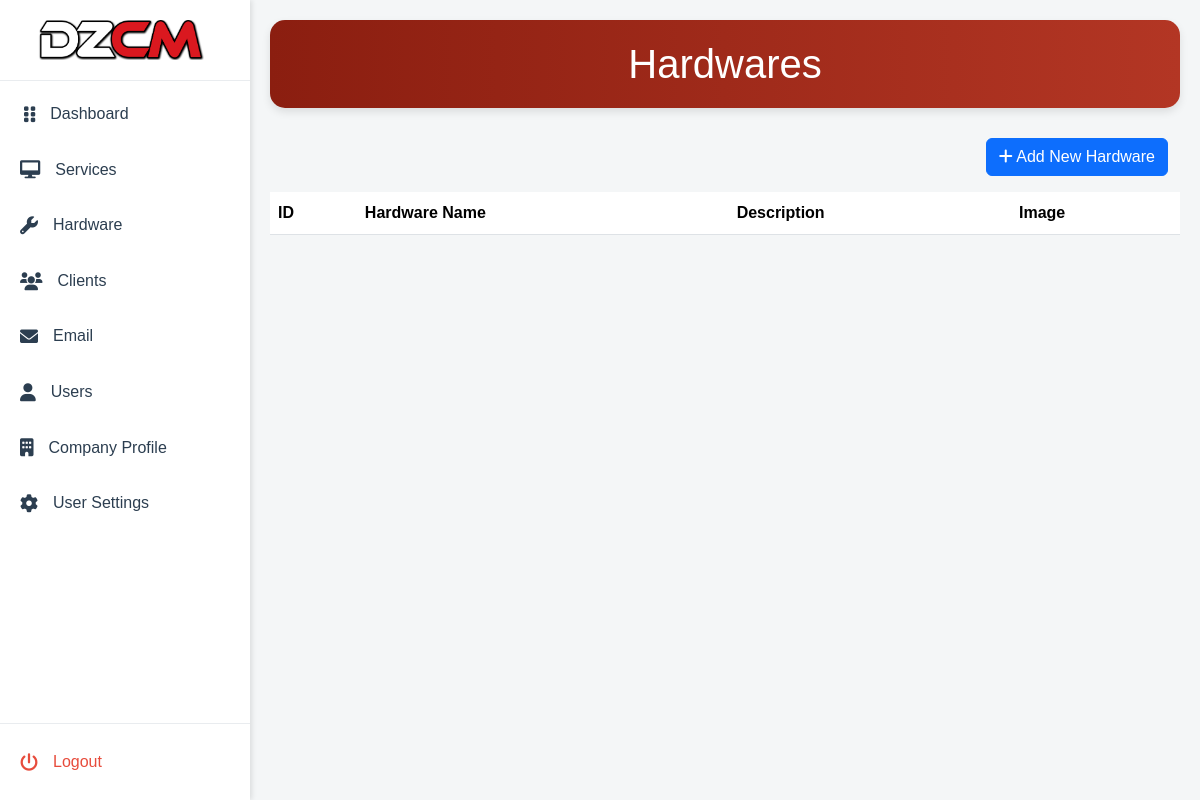
Before: /Admin/index.php?page=hardware (signed in) with the older database file.
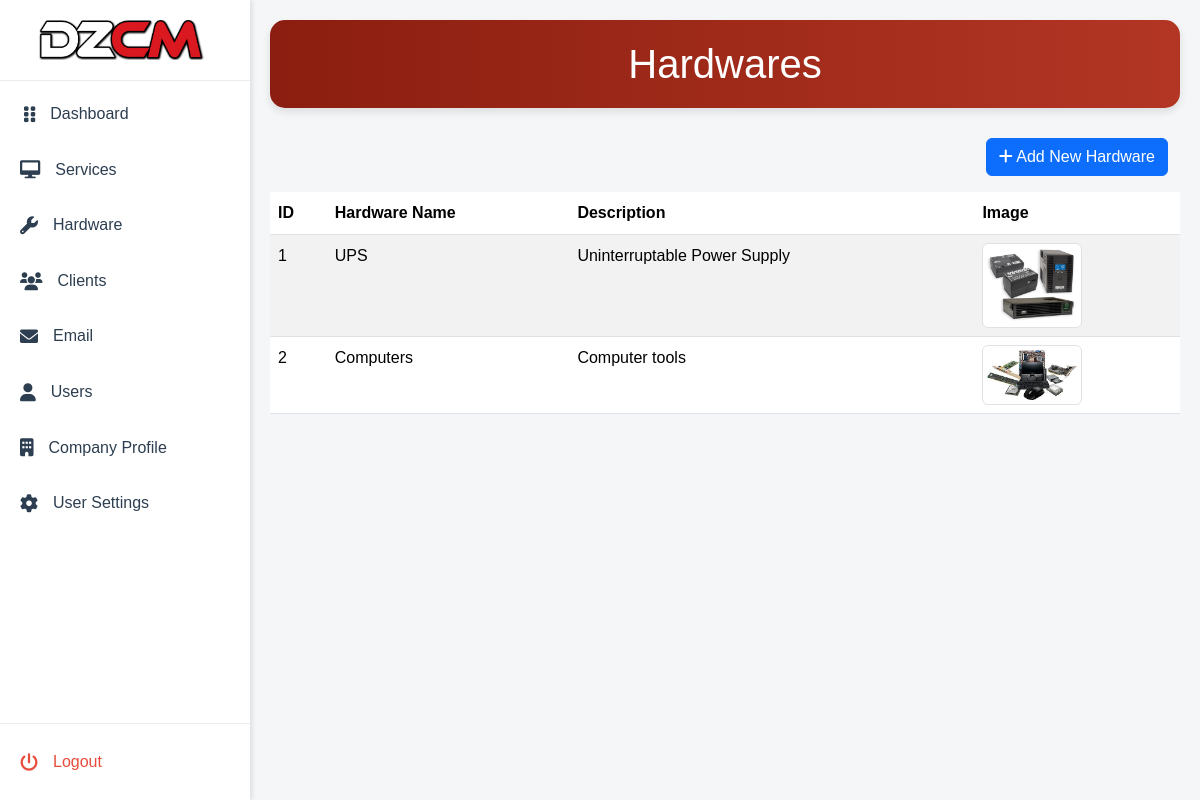
After: the same page with the newer database file.
### tables this page shows
CREATE TABLE `hardware` (
  `hardware_id` int(11) NOT NULL,
  `name` varchar(155) DEFAULT NULL,
  `description` varchar(155) DEFAULT NULL,
  `image` varchar(155) DEFAULT NULL
);

### Admin/includes/conn.php (called while the page is built)
<?php
function con(){
    $servername = "localhost";
    $username = "root";
    $password = "";
    $myDB = "dezcom";
    $conn = mysqli_connect($servername, $username, $password, $myDB);
    if ($conn->connect_error) {
        echo "Connection failed: " . $conn->connect_error;
    }else{
        return $conn;
    }
}
?>

### Admin/pages/hardware.php (the view, shortened to what this page needs)
<header class="dashboard-header">
    <div class="container">
        <h1 class="mb-0">Hardwares</h1>
    </div>
</header>
<?php
$page = isset($_GET['page']) ? (int)$_GET['page'] : 1;
$page = max($page, 1);
$recordsPerPage = 10;
$offset = ($page - 1) * $recordsPerPage;
$query = "
    SELECT * FROM hardware
    LIMIT $offset, $recordsPerPage
";
$result = mysqli_query(con(), $query);
?>
<div class="container">
    <div class="d-flex justify-content-end mb-3">
        <button id="addHardwareBtn" type="button" class="btn btn-primary" data-bs-toggle="modal" data-bs-target="#addHardwareModal">
            <i class="fas fa-plus"></i> Add New Hardware
        </button>
    </div>
</div>
<div class="hardware-table-container">
    <table class="table table-striped">
        <thead>
            <tr>
                <th>ID</th>
                <th>Hardware Name</th>
                <th>Description</th>
                <th>Image</th>
            </tr>
        </thead>
        <tbody>
            <?php while ($hardware = mysqli_fetch_assoc($result)): ?>
                <tr class="hardware-row" data-hardware-id="<?php echo $hardware['hardware_id']; ?>"
                    data-hardware-name="<?php echo htmlspecialchars($hardware['name']); ?>"
                    data-hardware-description="<?php echo htmlspecialchars($hardware['description']); ?>"
                    data-image="<?php echo htmlspecialchars($hardware['image']); ?>"
                    data-bs-toggle="modal" data-bs-target="#editHardwareModal">
                    <td><?php echo htmlspecialchars($hardware['hardware_id']); ?></td>
                    <td><?php echo htmlspecialchars($hardware['name']); ?></td>
                    <td><?php echo htmlspecialchars($hardware['description']); ?></td>
                    <td>
                        <?php if ($hardware['image']): ?>
                            <img src="includes/uploads/hardware/<?php echo htmlspecialchars($hardware['image']); ?>"
                                alt="Hardware Image" class="img-thumbnail" style="width: 100px;">
                        <?php else: ?>
                            No Image
                        <?php endif; ?>
                    </td>
                </tr>
            <?php endwhile; ?>
        </tbody>
    </table>
</div>

### Admin/index.php (shortened to what this page needs)
<?php
require_once 'includes/conn.php';
?>
<!DOCTYPE html>
<html lang="en">
<head>
    <link href="https://cdnjs.cloudflare.com/ajax/libs/font-awesome/6.0.0/css/all.min.css" rel="stylesheet">
    <link href="https://cdn.jsdelivr.net/npm/bootstrap@5.3.3/dist/css/bootstrap.min.css" rel="stylesheet">
    <link rel="stylesheet" href="https://cdnjs.cloudflare.com/ajax/libs/animate.css/4.1.1/animate.min.css">
    <link rel="stylesheet" href="assets/css/dashboard.css">
</head>
<body>
    <div class="dashboard-container">
        <?php include 'includes/sidebar.php'; ?>
        <main class="main-content">
            <?php
            $page = isset($_GET['page']) ? $_GET['page'] : 'dashboard';
            $allowed_pages = ['dashboard', 'services', 'settings', 'company-profile', 'service-features', 'clients', 'email', 'users', 'hardware', 'settings', 'user-settings'];
            if (in_array($page, $allowed_pages) && file_exists("pages/$page.php")) {
                include("pages/$page.php");
            } else {
                echo "<h2>Page not found!</h2>";
            }
            ?>
        </main>
    </div>
</body>
</html>

### Admin/includes/sidebar.php
<div class="sidebar">
    <div class="sidebar-brand">
        <a href="index.php?page=dashboard" class="logo">
            <img src="assets/img/DZCM.png" alt="Dashboard Logo">
        </a>
    </div>
    <nav class="sidebar-menu">
        <ul>
            <li class="nav-item ms-1">
                <a href="index.php?page=dashboard" class="nav-link">
                    <i class="fas fa-grip-vertical"></i>
                    <span>Dashboard</span>
                </a>
            </li>
            <li class="nav-item">
                <a href="index.php?page=services" class="nav-link">
                    <i class="fas fa-desktop"></i>
                    <span>Services</span>
                </a>
            </li>
            <li class="nav-item">
                <a href="index.php?page=hardware" class="nav-link">
                    <i class="fas fa-wrench"></i>
                    <span>Hardware</span>
                </a>
            </li>
            <li class="nav-item">
                <a href="index.php?page=clients" class="nav-link">
                    <i class="fas fa-users"></i>
                    <span>Clients</span>
                </a>
            </li>
            <li class="nav-item">
                <a href="index.php?page=email" class="nav-link">
                    <i class="fas fa-envelope"></i>
                    <span>Email</span>
                </a>
            </li>
            <li class="nav-item">
                <a href="index.php?page=users" class="nav-link">
                    <i class="fas fa-user"></i>
                    <span>Users</span>
                </a>
            </li>
            <li class="nav-item">
                <a href="index.php?page=company-profile" class="nav-link">
                    <i class="fas fa-building"></i>
                    <span>Company Profile</span>
                </a>
            </li>
            <li class="nav-item">
                <a href="index.php?page=user-settings" class="nav-link">
                    <i class="fas fa-cog"></i>
                    <span>User Settings</span>
                </a>
            </li>
        </ul>
    </nav>
    <div class="sidebar-footer">
        <a id="logout-link" href="#" class="logout-link nav-link">
            <i class="fas fa-power-off"></i>
            <span> Logout</span>
        </a>
    </div>
</div>

### Admin/assets/css/dashboard.css (style rules this page uses)
:root { --primary-color: #3498db; --primary-dark: #2980b9; --secondary-color: #2ecc71; --background-color: #f4f6f7; --text-color: #2c3e50; --sidebar-width: 250px; }
* { margin: 0; padding: 0; box-sizing: border-box; }
body, html { height: 100%; overflow-x: hidden; }
body { font-family: 'Arial', sans-serif; background-color: var(--background-color); color: var(--text-color); line-height: 1.6; }
.dashboard-container { display: flex; width: 100%; height: 100vh; }
.sidebar { width: var(--sidebar-width); background-color: #ffffff; box-shadow: 2px 0 5px rgba(0, 0, 0, 0.1); display: flex; flex-direction: column; height: 100%; position: relative; }
.sidebar-brand { padding: 20px; text-align: center; border-bottom: 1px solid #e9ecef; }
.sidebar-brand .logo { display: flex; align-items: center; justify-content: center; text-decoration: none; color: var(--primary-color); }
.sidebar-brand img { height: 40px; margin-right: 10px; }
.sidebar-menu { flex-grow: 1; overflow-y: auto; }
.sidebar-menu ul { list-style: none; padding: 0; }
.nav-item { margin: 10px 0; }
.nav-link { display: flex; align-items: center; padding: 10px 20px; color: var(--text-color); text-decoration: none; transition: background-color 0.3s ease; }
.nav-link i { margin-right: 15px; font-size: 18px; }
.sidebar-footer { width: 100%; border-top: 1px solid #e9ecef; margin-top: auto; padding: 10px 0; }
.logout-link { display: flex; align-items: center; padding: 15px 20px; color: #e74c3c; text-decoration: none; }
.service-row, .service-feature-row, .clients-row, .hardware-row, .user-row { cursor: pointer; }
.main-content { flex-grow: 1; overflow-y: auto; padding: 20px; background-color: var(--background-color); width: calc(100% - var(--sidebar-width)); }
.dashboard-header { margin-bottom: 30px; display: flex; justify-content: space-between; align-items: center; flex-direction: row; justify-content: space-between; }
.dashboard-header { background: linear-gradient(to right, #8b1e10, #b33624); color: white; padding: 20px 0; text-align: center; box-shadow: 0 4px 8px rgba(0, 0, 0, 0.1); border-radius: 15px; }
a { text-decoration: none; }

Changed rows visible on the page:
added hardware: hardware_id "1", name "UPS", description "Uninterruptable Power Supply", image (picture)
added hardware: hardware_id "2", name "Computers", description "Computer tools", image (picture)
